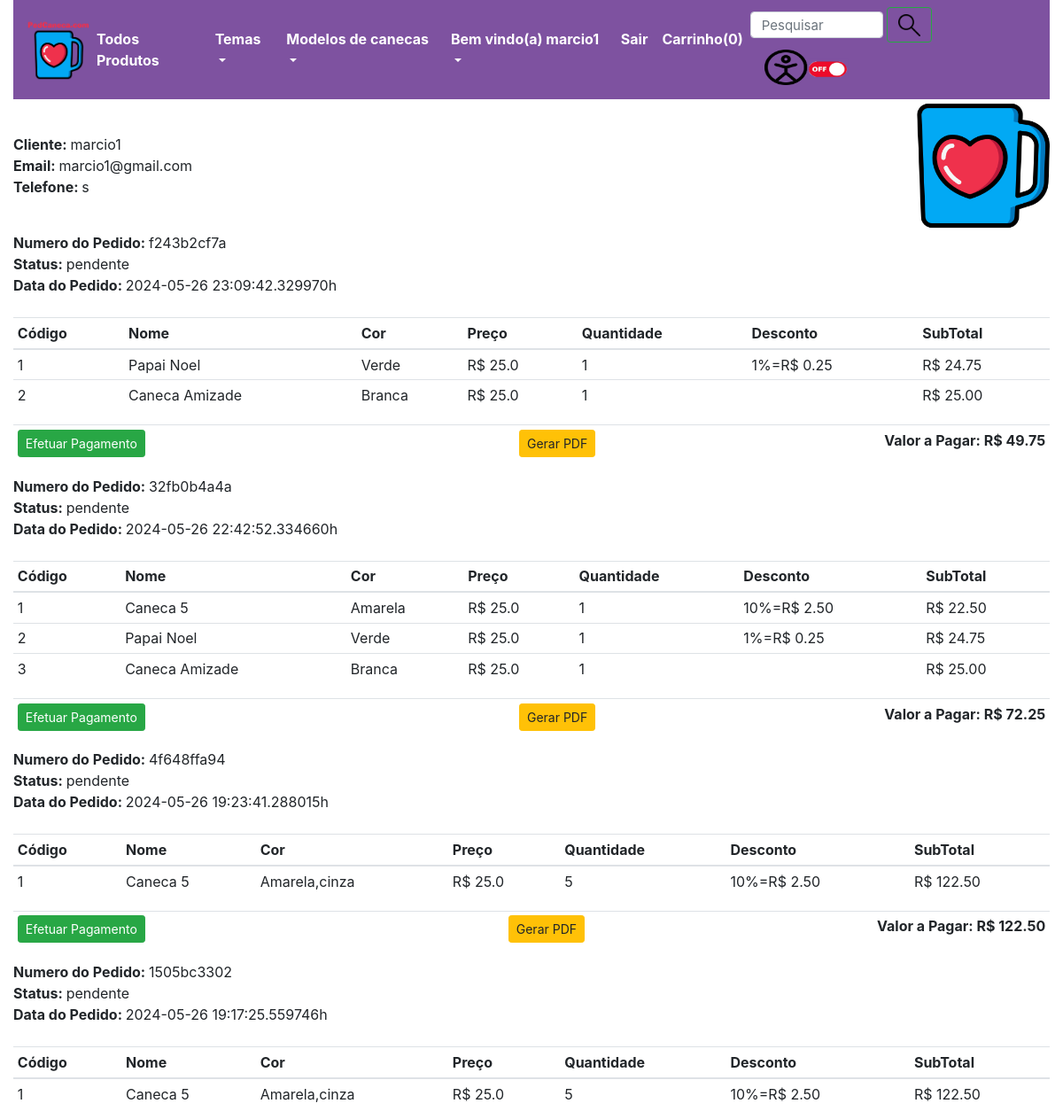
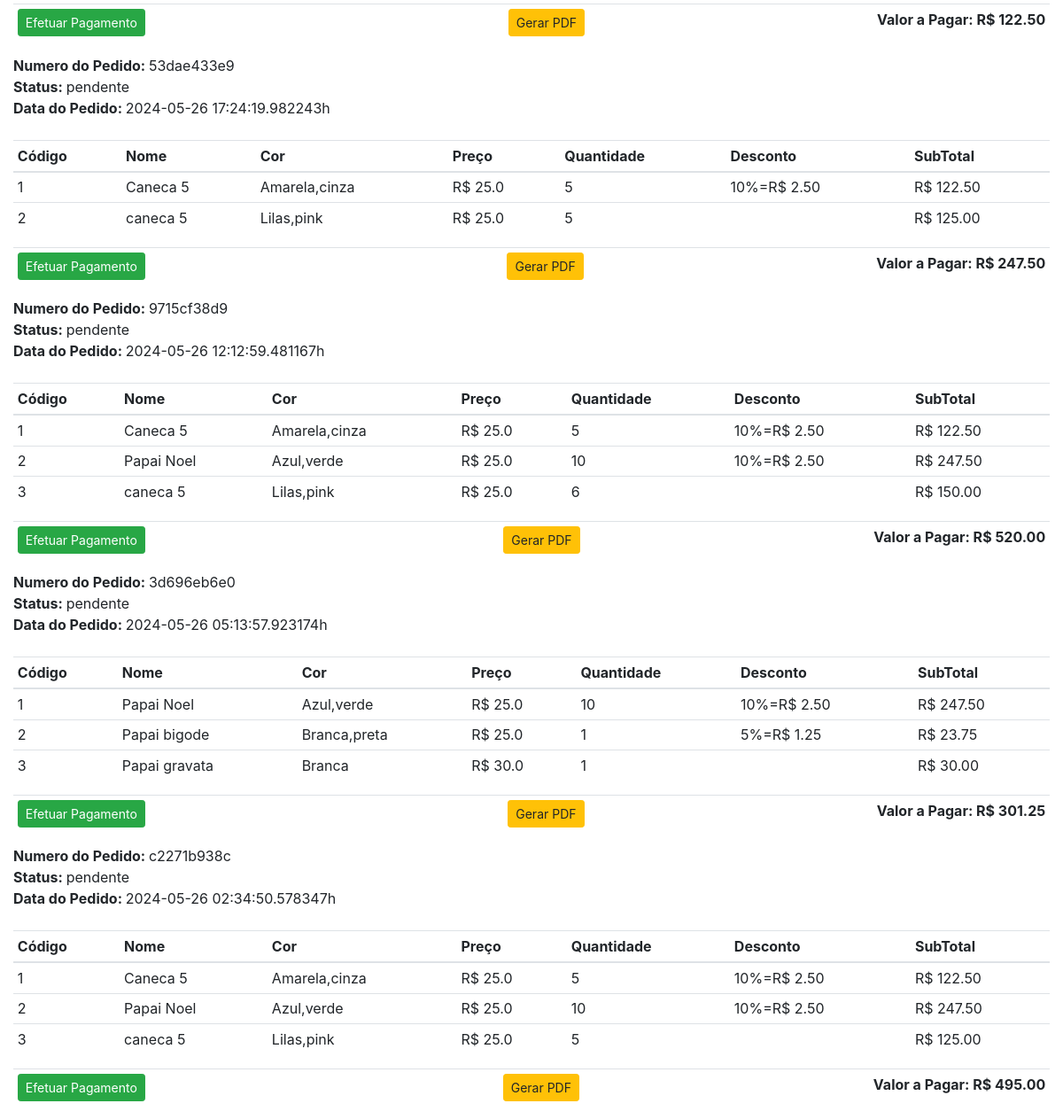
Before: /meus_pedidos/1 (signed in) with the older database file (2 pictures, top to bottom).
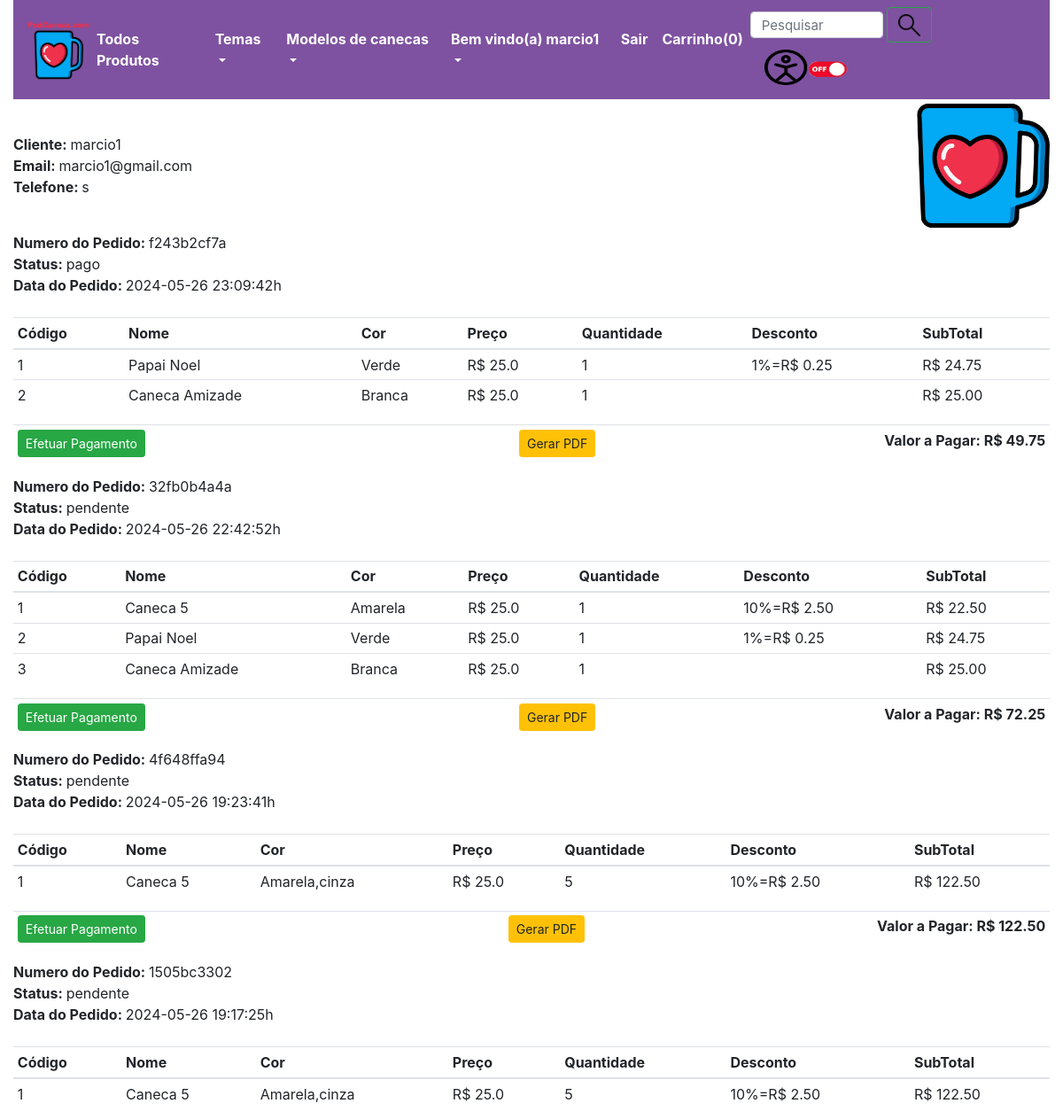
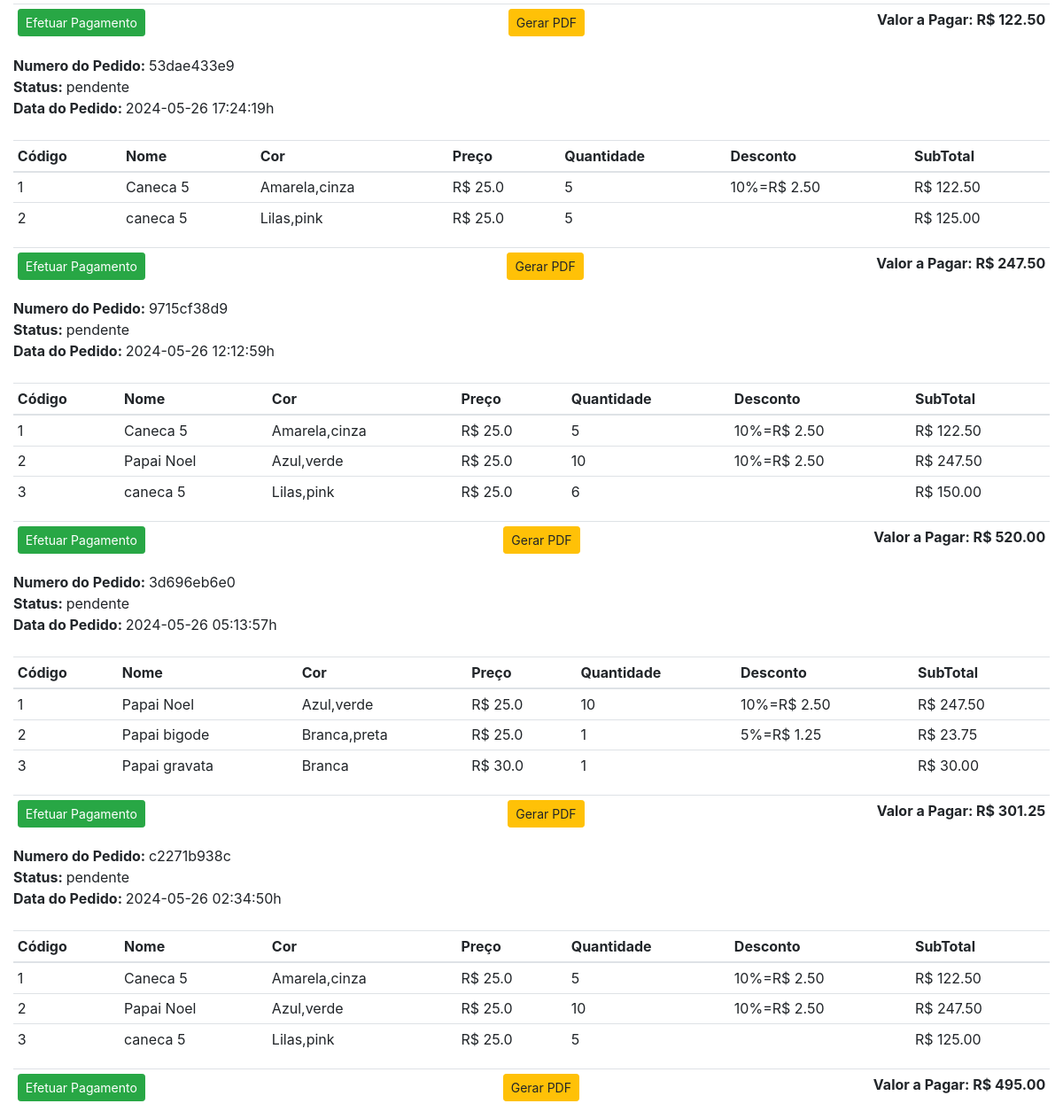
After: the same page with the newer database file (2 pictures, top to bottom).
### loja/clientes/model.py (models this page shows, shortened)
class Cadastrar(db.Model, UserMixin):
    id = db.Column(db.Integer, primary_key = True)
    name = db.Column(db.String(50), unique = False)
    username = db.Column(db.String(50), unique = True)
    email = db.Column(db.String(50), unique = True)
    password = db.Column(db.String(50), unique = False)
    state = db.Column(db.String(50), unique = False)
    city = db.Column(db.String(50), unique = False)
    contact = db.Column(db.String(50) ,unique = False)
    address = db.Column(db.String(50) ,unique = False)
    zipcode = db.Column(db.String(50) ,unique = False)
    profile = db.Column(db.String(50), unique = False, default='profile.jpg')
    data_criado = db.Column(db.DateTime, nullable=False,default=datetime.now)

class ClientePedido(db.Model):
    id = db.Column(db.Integer, primary_key= True)
    notafiscal = db.Column(db.String(20), unique= True, nullable=False)
    status = db.Column(db.String(20), default='pendente', nullable=False)
    cliente_id = db.Column(db.Integer, unique= False, nullable=False)
    data_criado = db.Column(db.DateTime, default=datetime.now().replace(microsecond=0), nullable=False)
    pedido = db.Column(JsonEcodeDict)

### loja/clientes/rotas.py (the view)
@app.route('/meus_pedidos/<int:cliente_id>')
def pedidos_cliente(cliente_id):
    cliente = Cadastrar.query.get_or_404(cliente_id)
    pedidos = ClientePedido.query.filter_by(cliente_id=cliente_id).order_by(ClientePedido.data_criado.desc()).all()
    for pedido in pedidos:
        valor_total = 0
        for key, produto in pedido.pedido.items():
            quantidade = float(produto.get('quantidade', 0))
            preco = float(produto.get('preco', 0))
            desconto = (produto.get('desconto', 0) / 100) * preco
            subtotal = quantidade * preco
            subtotal_com_desconto = subtotal - desconto
            valor_total += subtotal_com_desconto
        pedido.valor_total = valor_total
    return render_template('cliente/meus_pedidos.html', cliente=cliente, pedidos=pedidos)

### loja/clientes/model.py (called while the page is built)
@login_manager.user_loader
def user_carregar(user_id):
    return Cadastrar.query.get(user_id)

    def process_result_value(self, value, dialect):
        if value is None:
            return {}
        else:
            return json.loads(value)

### loja/templates/cliente/meus_pedidos.html (shortened to what this page needs)
<!DOCTYPE html>
<html lang="en">
<head>
</head>
{% extends 'layouts.html' %}
{% block content %}
      {% if cliente %}
{% include 'navbar.html' %}
<div class="container-fluid">
  <div class="row">
    <div class="col-md-12">
        <div style="display: flex; justify-content: space-between; align-items: center;">
          <div>
            <br>
            <strong>Cliente: </strong>{{cliente.name}}
            <br>
            <strong>Email: </strong>{{cliente.email}}
            <br>
            <strong>Telefone: </strong>{{cliente.contact}}
            <br>
            <br>
          </div>
          <div>
            <img src="{{ url_for('static', filename='imagens/icone_caneca.png') }}" alt="Logo" style="max-width: 150px;">
          </div>
        </div>
        {% for pedido in pedidos %}
        <div>
          <strong>Numero do Pedido: </strong>{{pedido.notafiscal}}
          <br>
          <strong>Status: </strong>{{pedido.status}}
          <br>
          <strong>Data do Pedido: </strong>{{pedido.data_criado}}h
          <br><br>
          <table class="table table-sm">
            <thead>
              <th>Código</th>
              <th>Nome</th>
              <th>Cor</th>
              <th>Preço</th>
              <th>Quantidade</th>
              <th>Desconto</th>
              <th>SubTotal</th>
            </thead>
            <tbody>
              {% for key, produto in pedido.pedido.items() %}
              {% set desconto = "%0.2f" | format((produto.desconto/100) * produto.preco|float) %}
              <tr>
                <td>{{loop.index}}</td>
                <td>{{produto.nome}}</td>
                <form action="{{url_for('updateCarro',code=key)}}" method="post">
                  <td>{{produto.cor|capitalize}}</td>
                  <td>R$ {{produto.preco}}</td>
                  <td>{{produto.quantidade}}</td>
                  {% if produto.desconto > 0 %}
                  <td>{{produto.desconto}}%=R$ {{desconto}}</td>
                  {% else %}
                  <td></td>
                  {% endif %}
                  {% set subtotal = produto.quantidade|int * produto.preco|float %}
                  <td>R$ {{"%0.2f"|format((subtotal|float) - desconto|float)}}</td>
                </form>
              </tr>
              {% endfor %}
            </tbody>
          </table>
          <table class="table table-sm float-right">
              <tr>
                <td><a href="{{url_for('home')}}" class="btn btn-success btn-sm">Efetuar Pagamento</a></td>
                <td>
                  <form id="pdfForm" action="{{url_for('get_pdf', notafiscal=pedido.notafiscal)}}" method="post" target="_blank">
                    <button type="submit" class="btn btn-warning btn-sm float-right">Gerar PDF</button>
                  </form>
                </td>
                <td colspan="5" class="text-right"><strong>Valor a Pagar: R$ {{"%0.2f"|format(pedido.valor_total)}}</strong></td>
              </tr>
          </table>
        </div>
        {% endfor %}
      {% else %}
      <p>Nenhum pedido encontrado.</p>
      {% endif %}
    </div>
  </div>
</div>
{% endblock content %}

### loja/templates/layouts.html (shortened to what this page needs)
<!doctype html>
<html lang="en">
  <head>
    <link rel="stylesheet" href=" {{url_for('static', filename='css/bootstrap.min.css')}}">
  </head>
  <body>
{% block content %}
{% endblock content %}
  </body>
</html>

### loja/templates/navbar.html (shortened to what this page needs)
<div class="container-fluid" >
    <nav class="navbar navbar-expand-lg navbar-light" style="background-color: #7E52A0;">
      <a class="navbar-brand" href="/" style="margin-right: auto; text-align: center;">
        <div style="display: flex; flex-direction: column; align-items: center;">
            <img src="{{ url_for('static', filename='imagens/icone_caneca_PedCaneca.png') }}" title="Página Inicial" width="70" height="70">
        </div>
      </a>
        <div class="collapse navbar-collapse" id="navbarSupportedContent">
          <ul class="navbar-nav mr-auto font-weight-bold">
            <li class="nav-item">
              <a class="nav-link" style="color: white;" href="/">Todos Produtos</a>
            </li>
            <li class="nav-item dropdown">
              <a class="nav-link dropdown-toggle" style="color:white;" href="#" id="navbarDropdown" role="button" data-toggle="dropdown" aria-haspopup="true" aria-expanded="false">
                Temas
              </a>
              </li>
            <li class="nav-item dropdown">
              <a class="nav-link dropdown-toggle" style="color:white;" href="#" id="navbarDropdown" role="button" data-toggle="dropdown" aria-haspopup="true" aria-expanded="false">
                Modelos de canecas
              </a>
            </li>
              {% if current_user.is_authenticated %}
              <li class="nav-item dropdown">
                <a class="nav-link dropdown-toggle" style="color:white;" href="#" id="navbarDropdown" role="button" data-toggle="dropdown" aria-haspopup="true" aria-expanded="false">
                  Bem vindo(a) {{current_user.name}}
                </a>
              </li>
              <li class="nav-item">
                <a class="nav-link" style="color:white;" href="{{url_for('cliente_logout')}}">Sair</a>
              </li>
              {% endif %}
              <li class="nav-item">
                <a class="nav-link" style="color:white;" href="{{url_for('getCart')}}" tabindex="-1">Carrinho({{session['LojainCarrinho']|length}})</a>
              </li>
          </ul>
          <form class="form-inline my-2 my-lg-0" method="POST">
            <input class="form-control mr-sm-1" type="text" placeholder="Pesquisar" autofocus="autofocus" name="search_string" style="width: 150px; height: 30px; font-size: 15px" >
            <button class="btn btn-outline-success my-2 my-sm-0" type="submit" formaction="/search" title="Pesquisar">
              <img src="{{ url_for('static', filename='imagens/lupa.png') }}" alt="Pesquisar" width="25" height="25">
            </button>
            <a class="nav-link" href="{{url_for('home1')}}" > <img src="{{ url_for('static', filename='imagens/acessibilidade.png') }}" title="Acessibilidade" width="95" height="40"> </a>
          </form>
        </div>
      </nav>
    </div>

### loja/templates/cliente/meus_pedidos.html (style rules this page uses)
.text-right { text-align: right; }

Changed rows visible on the page:
changed ClientePedido "f243b2cf7a": status "pendente" → "pago"; data_criado "2024-05-26 23:09:42.329970" → "2024-05-26 23:09:42"
changed ClientePedido "32fb0b4a4a": data_criado "2024-05-26 22:42:52.334660" → "2024-05-26 22:42:52"
changed ClientePedido "4f648ffa94": data_criado "2024-05-26 19:23:41.288015" → "2024-05-26 19:23:41"
changed ClientePedido "1505bc3302": data_criado "2024-05-26 19:17:25.559746" → "2024-05-26 19:17:25"
changed ClientePedido "53dae433e9": data_criado "2024-05-26 17:24:19.982243" → "2024-05-26 17:24:19"
changed ClientePedido "9715cf38d9": data_criado "2024-05-26 12:12:59.481167" → "2024-05-26 12:12:59"
changed ClientePedido "3d696eb6e0": data_criado "2024-05-26 05:13:57.923174" → "2024-05-26 05:13:57"
changed ClientePedido (number 8 of 8 on the later page): data_criado "2024-05-26 02:34:50.578347" → "2024-05-26 02:34:50"
